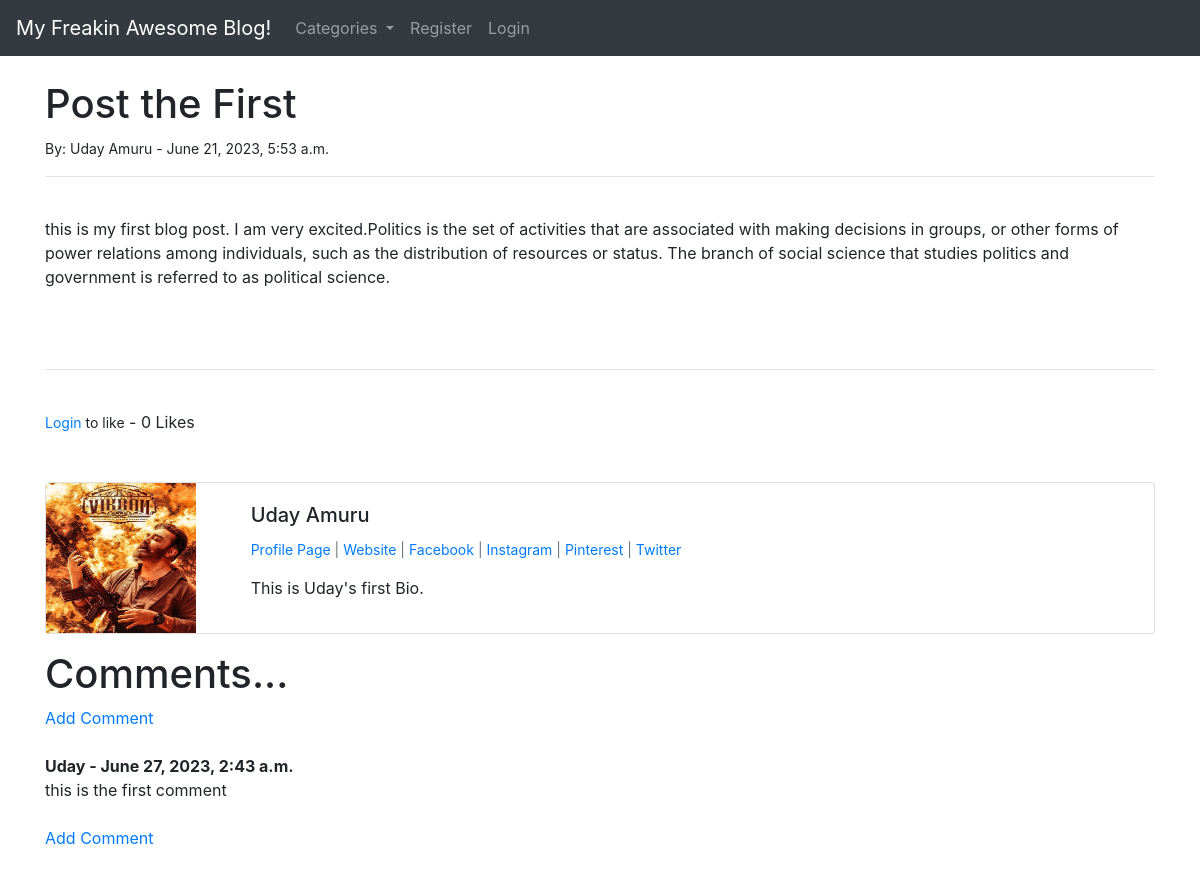
The app's page /article/1 with its own data.
### blog/models.py (models this page shows, shortened)
class Post(models.Model):
    title = models.CharField(max_length=290)
    header_image = models.ImageField(null = True , blank = True , upload_to="images/")
    title_tag = models.CharField(max_length=290)
    author = models.ForeignKey(User, on_delete=models.CASCADE)
    body = RichTextField(blank = True , null = True)
    publication_date = models.DateTimeField(auto_now_add=True)
    category = models.CharField(max_length=255, default="coding")
    snippet = models.CharField(max_length=255)
    likes = models.ManyToManyField(User, related_name='blog_posts')
    def total_likes(self):
        return self.likes.count()

class Profile(models.Model):
    user = models.OneToOneField(User , null = True , on_delete= models.CASCADE)
    bio = models.TextField()
    profile_pic = models.ImageField(null = True , blank = True , upload_to= 'images/profile/')
    website_url = models.CharField(max_length=290 , null = True , blank = True)
    fb_url = models.CharField(max_length=290 , null = True , blank = True)
    twitter_url = models.CharField(max_length=290 , null = True , blank = True)
    insta_url = models.CharField(max_length=290 , null = True , blank = True)
    pinterest_url = models.CharField(max_length=290 , null = True , blank = True)

class Comment(models.Model):
    post = models.ForeignKey(Post, related_name= "comments" , on_delete= models.CASCADE)
    name = models.CharField(max_length=255)
    body = models.TextField()
    date_added = models.DateTimeField(auto_now_add=True)

### blog/views.py (the view)
# urls.py: path('article/<int:pk>',ArticleDetailView.as_view(), name='article-detail'),
class ArticleDetailView(DetailView):
    model = Post
    template_name = 'blog/details.html'
    def get_context_data(self, *args,**kwargs):
        cat_menu = Category.objects.all()
        context=super(ArticleDetailView,self).get_context_data(*args,**kwargs)
        stuff = get_object_or_404(Post, id = self.kwargs['pk'])
        total_likes = stuff.total_likes()
        liked = False
        if stuff.likes.filter(id=self.request.user.id).exists():
            liked = True
        context["cat_menu"] = cat_menu
        context['total_likes'] = total_likes
        context["liked"] = liked
        return context

### blog/models.py (called while the page is built)
    def __str__(self):
        return self.name

### templates/blog/details.html (shortened to what this page needs)
{% extends 'blog/base.html' %}
{% load static %}
{% block content %}
<h1>{{ post.title }} </h1>
<small>By: {{ post.author.first_name}} {{ post.author.last_name}} - {{ post.publication_date }}
</small> <br/>
<hr>
<br/>
{{ post.body|safe }}
<br/><br/>
<hr>
<br/>
<form action = "{% url 'like_post' post.pk %}" method="POST">
    {% if user.is_authenticated %}
    {% if liked %}
    <button type="submit", name="post_id" , value="{{post.id}}", class="btn btn-danger btn-sm">Unlike</button>
    {% else %}
    <button type="submit", name="post_id" , value="{{post.id}}", class="btn btn-primary btn-sm">Like</button>
    {% endif %}
    {% else %}
    <small><a  href="{% url 'login' %}">Login</a> to like</small>
    {% endif %}
    - {{ total_likes }} Likes
<br/>
</form>
<br/><br/>
<div class="card mb-3" >
    <div class="row no-gutters">
        {% if post.author.profile.profile_pic %}
      <div class="col-md-2">
        <img src="{{ post.author.profile.profile_pic.url }}" width="150" height="150">
      </div>
      {% else %}
      <img src="{% static 'blog/images/default.webp' %}" width="150" height="150">
      {% endif %}
      <div class="col-md-10">
        <div class="card-body">
          <h5 class="card-title">{{ post.author.first_name}} {{ post.author.last_name}}</h5>
          <p class="small text-muted">
            {% if post.author.profile.website_url %}
            <a href="{% url 'show_profile' post.author.profile.id %}">Profile Page</a>
             | <a href="{{ post.author.profile.website_url }}">Website</a>
            {% endif %}
            {% if post.author.profile.fb_url %}
            | <a href="{{ post.author.profile.fb_url }}">Facebook</a>
            {% endif %}
            {% if post.author.profile.twitter_url %}
                | <a href="{{ post.author.profile.twitter_url }}">Instagram </a>
                {% endif %}
                {% if post.author.profile.insta_url %}
                    | <a href="{{ post.author.profile.insta_url }}">Pinterest </a>
                    {% endif %}
                    {% if post.author.profile.pinterest_url %}
                        | <a href="{{ post.author.profile.pinterest_url }}">Twitter</a> </p>
                        {% endif %}
          <p class="card-text">{{ post.author.profile.bio }}</p>
            </div>
      </div>
    </div>
  </div>
  <h1>Comments...</h1>
  {% if not post.comments.all %}
    No comments yet...<a href="{% url 'add_comment' post.pk %}">Add One</a>
    {% else %}
    <a href="{% url 'add_comment' post.pk %}">Add Comment</a>
    <br/><br/>
      {% for comment in post.comments.all %}
        <strong>{{ comment.name }} - {{ comment.date_added }}</strong><br/>
        {{ comment.body }}
        {% endfor %}
        <br/><br/>
        <a href="{% url 'add_comment' post.pk %}">Add Comment</a>
      {% endif %}
<br/><br/>
      <br/><br/>
{% endblock %}

### templates/blog/base.html (shortened to what this page needs)
<!doctype html>
<html lang="en">
  <head>
    <link rel="stylesheet" href="https://cdn.jsdelivr.net/npm/bootstrap@4.6.2/dist/css/bootstrap.min.css">
  </head>
  <body>
    <nav class="navbar navbar-expand-lg navbar-dark bg-dark">
        <a class="navbar-brand" href="{% url 'home' %}">My Freakin Awesome Blog!</a>
        <div class="collapse navbar-collapse" id="navbarSupportedContent">
          <ul class="navbar-nav mr-auto">
            {% if cat_menu %}
            <li class="nav-item dropdown">
              <a class="nav-link dropdown-toggle" href="#" role="button" data-toggle="dropdown" aria-expanded="false">
                Categories
              </a>
            </li>
{% else %}
<li class="nav-item">
  <a class="nav-link" href="{% url 'category-list' %}">Categories</a>
</li>
{% endif %}
            {% if user.is_authenticated %}
            <li class="nav-item">
              <a class="nav-link" href="{% url 'add_post' %}">Add Post</a>
            </li>
            <li class="nav-item">
              <a class="nav-link" href="{% url 'add_category' %}">Add Category</a>
            </li>
            {% else %}
            <li class="nav-item">
              <a class="nav-link" href="{% url 'register' %}">Register</a>
            </li>
            <li class="nav-item">
              <a class="nav-link" href="{% url 'login' %}">Login</a>
            </li>
            {% endif %}
          </ul>
        </div>
      </nav>
    <br/>
    <div class="container">
    {% block content %}
    {% endblock %}
</div>
  </body>
</html>

### records on screen
Post: title "Post the First", author.first_name "Uday", author.last_name "Amuru", publication_date "June 21, 2023, 5:53 a.m.", body "this is my first blog post. I am very excited.Politics is the set of activities that are associated with making decisions in groups, or other forms of power relations among individuals, such as the distribution of resources or status. The branch of social science that studies politics and government is referred to as political science.", author.profile.profile_pic (picture), author.profile.bio "This is Uday's first Bio."
Comment: name "Uday", date_added "June 27, 2023, 2:43 a.m.", body "this is the first comment"

### other values on screen
{{ total_likes }} "0"
